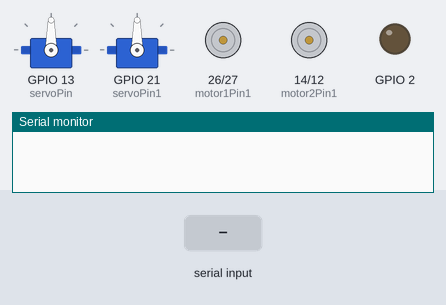
The sketch below on a simulated ESP32. Parts: 2 × servo, motor-driver pin pairs drawn as motors (green arrow = first pin HIGH = forward, orange = second pin HIGH = backward, longer = more drive, scaled by the enable pin), output pins drawn as LEDs (lit = HIGH), the last lines printed to the serial monitor. The inputs (shaded band) are chosen by the test bench. Nothing arrives over Bluetooth unless stated.

Above: at 1.2 s.
1.3 s: "F" received over the second serial link
At 2.5 s:
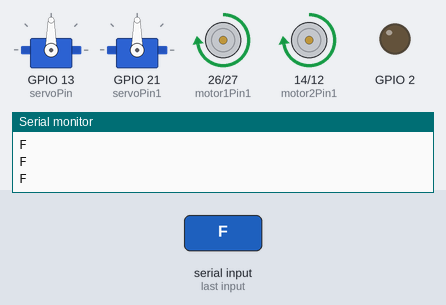
2.8 s: "B" received over the second serial link
At 3.8 s:
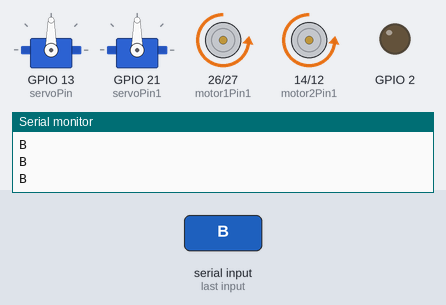
4.3 s: "R" received over the second serial link
At 5.1 s:
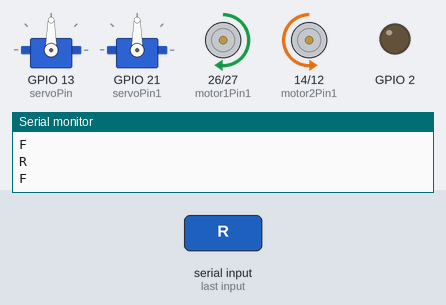
5.8 s: "L" received over the second serial link
At 6.2 s:
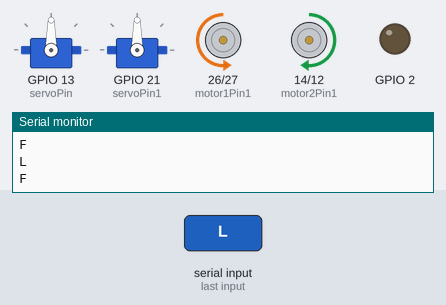
7.3 s: "S" received over the second serial link
At 8.5 s:
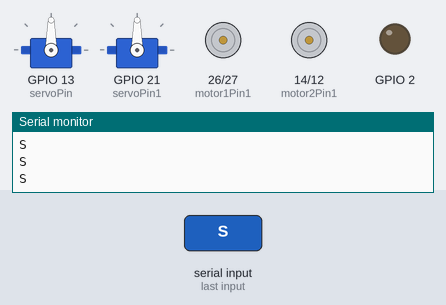
8.8 s: "W" received over the second serial link
At 9.6 s:
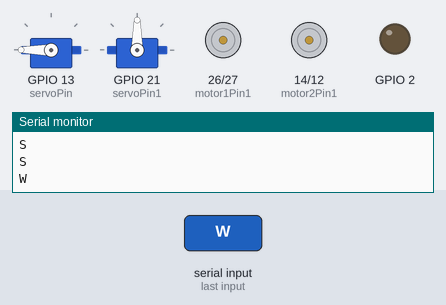
Timing chart, 0 to 11.3 s (numbered marks = the images above; inputs shaded):
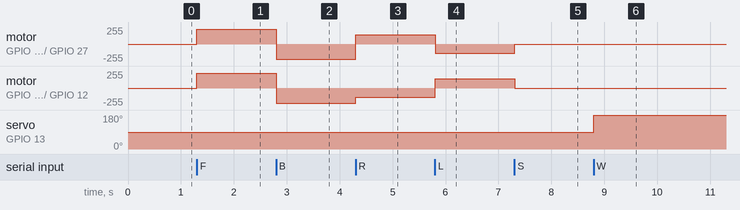

Measured:
- after the input at 1.3 s, motor on GPIO 26 (motor1Pin1) / GPIO 27 (motor1Pin2), motor on GPIO 14 (motor2Pin1) / GPIO 12 (motor2Pin2): stopped → forward 225/255 at once
- after the input at 2.8 s, motor on GPIO 26 (motor1Pin1) / GPIO 27 (motor1Pin2), motor on GPIO 14 (motor2Pin1) / GPIO 12 (motor2Pin2): forward 225/255 → backward 225/255 at once
- after the input at 4.3 s, motor on GPIO 26 (motor1Pin1) / GPIO 27 (motor1Pin2): backward 225/255 → forward 140/255 at once; motor on GPIO 14 (motor2Pin1) / GPIO 12 (motor2Pin2): backward 225/255 → backward 140/255 at once
- after the input at 5.8 s, motor on GPIO 26 (motor1Pin1) / GPIO 27 (motor1Pin2): forward 140/255 → backward 140/255 at once; motor on GPIO 14 (motor2Pin1) / GPIO 12 (motor2Pin2): backward 140/255 → forward 140/255 at once
- after the input at 7.3 s, motor on GPIO 26 (motor1Pin1) / GPIO 27 (motor1Pin2): backward 140/255 → stopped at once; motor on GPIO 14 (motor2Pin1) / GPIO 12 (motor2Pin2): forward 140/255 → stopped at once
- after the input at 8.8 s, servo on GPIO 13 (servoPin): 90° → 180° at once

The sketch:

crc_DIB.ino
```cpp
#include <Arduino.h>
#include <HardwareSerial.h>
#include <BluetoothSerial.h>
#include <ESP32Servo.h>

BluetoothSerial serialBT;
char cmd;
int fw, bw, left, right, stop;
int rx;

int pwm;

// Pin untuk motor 1
const int motor1Pin1 = 26; // Pin IN1 dari motor driver untuk motor 1
const int motor1Pin2 = 27; // Pin IN2 dari motor driver untuk motor 1
const int PWMA = 18;

// Pin untuk motor 2
const int motor2Pin1 = 14; // Pin IN1 dari motor driver untuk motor 2
const int motor2Pin2 = 12; // Pin IN2 dari motor driver untuk motor 2
const int PWMB = 17;

Servo myservo;
Servo myservo1;  // create servo object to control a servo
int pos = 0;

int servoPin = 13;
int servoPin1 = 21;


void notify(void){
  if(cmd == 'F'){
   fw = 1;
  Serial.println("F");
  digitalWrite(motor1Pin1, HIGH);
  digitalWrite(motor1Pin2, LOW);
  digitalWrite(motor2Pin1, HIGH);
  digitalWrite(motor2Pin2, LOW);
  analogWrite(PWMA, 225);
  analogWrite(PWMB, 225);

}

  else fw = 0;

  if(cmd == 'B'){
    bw = 1;
    Serial.println("B");
  digitalWrite(motor1Pin1, LOW);
  digitalWrite(motor1Pin2, HIGH);
  digitalWrite(motor2Pin1, LOW);
  digitalWrite(motor2Pin2, HIGH);
  analogWrite(PWMA, 225);
  analogWrite(PWMB, 225);
    }
  else bw = 0;

  if(cmd == 'R'){
    right = 1;
    Serial.println("R");
      Serial.println("F");
  digitalWrite(motor1Pin1, HIGH);
  digitalWrite(motor1Pin2, LOW);
  digitalWrite(motor2Pin1, LOW);
  digitalWrite(motor2Pin2, HIGH);
  analogWrite(PWMA, 140);
  analogWrite(PWMB, 140);
  }
  else right = 0;

  if(cmd == 'L'){
    left = 1;
    Serial.println("L");
      Serial.println("F");
  digitalWrite(motor1Pin1, LOW);
  digitalWrite(motor1Pin2, HIGH);
  digitalWrite(motor2Pin1, HIGH);
  digitalWrite(motor2Pin2, LOW);
  analogWrite(PWMA, 140);
  analogWrite(PWMB, 140);
  }

  else left = 0;

  if(cmd == 'S') {
  stop = 1;
  Serial.println("S");
  digitalWrite(motor1Pin1, LOW);
  digitalWrite(motor1Pin2, LOW);
  analogWrite(PWMA, 0);
  analogWrite(PWMB, 0);}
  else stop = 0;

  if(cmd == 'W') {
  Serial.println("W");
  stop = 1;

    myservo.write(180);    // tell servo to go to position in variable 'pos'
    delay(900) ;

      }
  else stop = 0;

  if(cmd == 'w') {
  Serial.println("w");
  stop = 1;

    myservo.write(0);    // tell servo to go to position in variable 'pos'
    delay(900) ;

      }
  else stop = 0;

  if(cmd == 'U') {
  Serial.println("U");
  stop = 1;
    myservo1.write(-20);    // tell servo to go to position in variable 'pos'
    delay(800) ;             // waits 15ms for the servo to reach the position
      }
  else stop = 0;

  if(cmd == 'u') {
  Serial.println("u");
  stop = 1;
  myservo1.write(350);    // tell servo to go to position in variable 'pos'
    delay(800);             // waits 15ms for the servo to reach the position
              // waits 15ms for the servo to reach the position
      }
  else stop = 0;
}

void setup() {
  Serial.begin(9600);
  serialBT.begin("Esp32-BT");

  pinMode(2, OUTPUT);

  pinMode(motor1Pin1, OUTPUT);
  pinMode(motor1Pin2, OUTPUT);
  pinMode(motor2Pin1, OUTPUT);
  pinMode(motor2Pin2, OUTPUT);

    // Allow allocation of all timers
  ESP32PWM::allocateTimer(0);
  ESP32PWM::allocateTimer(1);
  ESP32PWM::allocateTimer(2);
  ESP32PWM::allocateTimer(3);
  myservo.setPeriodHertz(50);    // standard 50 hz servo
  myservo.attach(servoPin, 1000, 2000); //
  myservo1.setPeriodHertz(50);    // standard 50 hz servo
  myservo1.attach(servoPin1, 1000, 2000); //
}


void loop() {
  notify();
  if(serialBT.available()){
  cmd = serialBT.read();
  }


  }
```
